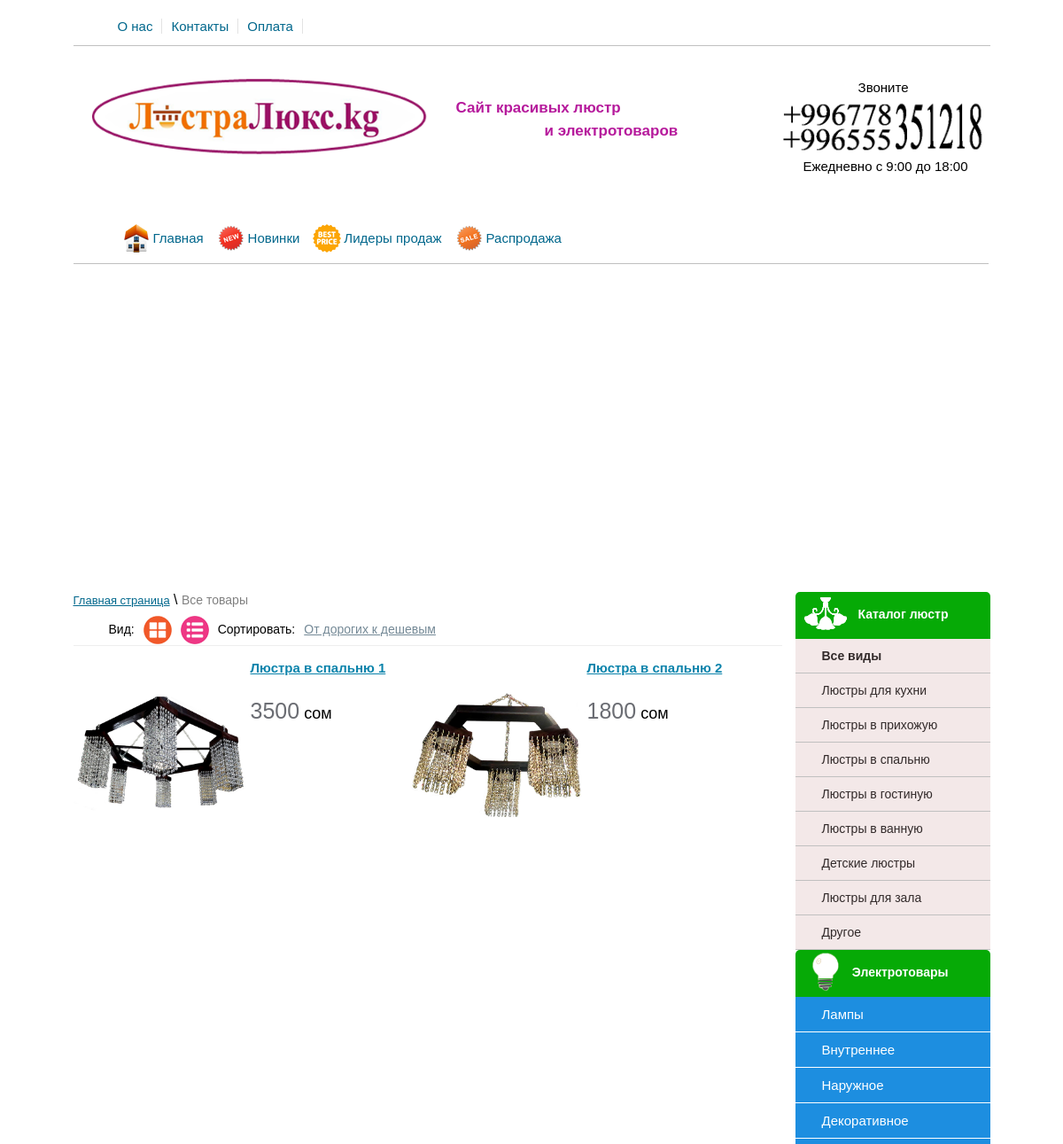
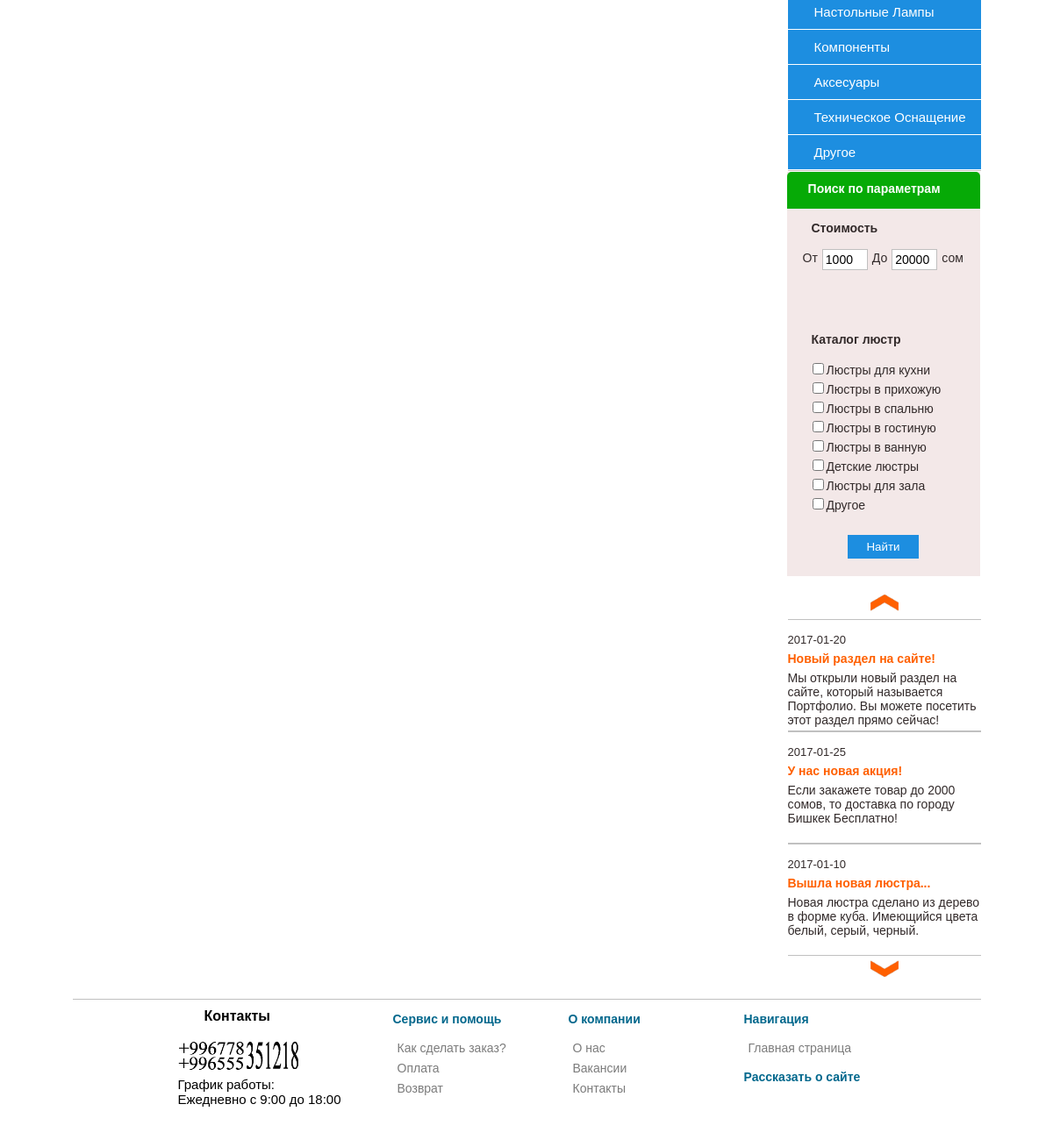
Page /mycatalog.kg/view_cat.php?cat=Люстры в спальню&type=lustra on the committed database (2 pictures, top to bottom).
### tables this page shows
CREATE TABLE `category` (
  `id` int(11) NOT NULL,
  `type` varchar(80) NOT NULL,
  `brand` varchar(80) NOT NULL
);

CREATE TABLE `news` (
  `id` int(11) NOT NULL,
  `title` varchar(255) NOT NULL,
  `text` text NOT NULL,
  `date` date NOT NULL
);

CREATE TABLE `table_products` (
  `product_id` int(11) NOT NULL,
  `title` varchar(255) NOT NULL,
  `price` int(11) NOT NULL,
  `brand` varchar(255) NOT NULL,
  `seo_words` text NOT NULL,
  `seo_description` text NOT NULL,
  `mini_description` text NOT NULL,
  `image` varchar(255) NOT NULL,
  `description` text NOT NULL,
  `mini_features` text NOT NULL,
  `features` text NOT NULL,
  `datetime` datetime NOT NULL,
  `new` int(11) NOT NULL DEFAULT '0',
  `leader` int(11) NOT NULL,
  `sale` int(11) NOT NULL DEFAULT '0',
  `visible` int(11) NOT NULL DEFAULT '0',
  `count` int(11) NOT NULL DEFAULT '0',
  `type_tovara` varchar(255) NOT NULL,
  `brand_id` int(11) NOT NULL,
  `vote` int(11) NOT NULL,
  `votes` float NOT NULL
);

### mycatalog.kg/functions/functions.php (called while the page is built)
<?php
    function clear_string($cl_str)
    {
        $cl_str = strip_tags($cl_str);
        $cl_str = mysql_real_escape_string($cl_str);
        $cl_str = trim($cl_str);
        return $cl_str;
    }
?>

### mycatalog.kg/include/block-category.php (the view, shortened to what this page needs)
<div id="block-category">
<p class="header-title"><img src="/images/lustra2.png" id="img-category"/><span>Каталог люстр</span></p>
<ul>
    <li><a href="view_cat.php?type=lustra"><strong>Все виды</strong></a></li>
    <?php
        $result = mysql_query("SELECT * FROM category WHERE type='lustra'",$link);
        if(mysql_num_rows($result) > 0)
        {
            $row = mysql_fetch_array($result);
                do{
                    echo '
                        <li><a href="view_cat.php?cat='.strtolower($row["brand"]).'&type='.$row["type"].'">'.$row["brand"].'</a></li>
                    ';
                }
                    while ($row = mysql_fetch_array($result));
        }
?>
</ul>
</div>
<div id="block-category2">
        <p class="header-title2"><img src="/images/electrotov.png" id="img-category2"/><span>Электротовары</span></p>
        <ul>
            <li><a id="index1">Лампы</a>
            </li>
            <li><a id="index2">Внутреннее</a>
            </li>
            <li><a id="index3">Наружное</a>
            </li>
            <li><a id="index4">Декоративное</a>
            </li>
            <li><a id="index5">Настольные Лампы</a>
            </li>
            <li><a id="index6">Компоненты</a>
            </li>
            <li><a id="index7">Аксесуары</a>
            </li>
            <li><a id="index8">Техническое Оснащение</a>
            </li>
            <li><a id="index9">Другое</a>
            </li>
        </ul>
</div>

### mycatalog.kg/view_cat.php (shortened to what this page needs)
<?php
    include("include/db_connect.php");
    include("functions/functions.php");
    $cat = clear_string($_GET["cat"]);
    $type = clear_string($_GET["type"]);
 $sorting = $_GET["sort"];
 switch($sorting)
 {
    default:
    $sorting = 'price DESC';
    $sort_name = 'От дорогих к дешевым';
    break;
 }
?>
<!DOCTYPE HTML>
<html>
<head>
    <link href="css/reset.css" rel="stylesheet" type="text/css" />
    <link href="css/style.css" rel="stylesheet" type="text/css" />
    <link href="trackbar/trackbar.css" rel="stylesheet" type="text/css" />
</head>
<body>
<div id="block-body">
<?php
    include("include/block-header.php");
?>
<?php
    include("include/fslider.php");
?>
<div id="block-right">
<?php
    include("include/block-category.php");
?>
<?php
    include("include/block-parameter.php");
?>
<?php
    include("include/block-news.php");
?>
</div>
<div id="block-content">
<?php
        if (!empty($cat) && !empty($type))
        {
            $querycat = "AND brand = '$cat' AND type_tovara = '$type'";
            $catlink = "cat=$cat&";
        }
        $result = mysql_query("SELECT * FROM table_products WHERE visible='1' $querycat ORDER BY $sorting",$link);
        if(mysql_num_rows($result) > 0)
        {
            $row = mysql_fetch_array($result);
    echo '
            <div id="block-sorting">
        <p id="nav-breadcrumbs"><a href="index.php">Главная страница</a> \ <span>Все товары</span></p>
            <ul id="option-list">
                <li>Вид: </li>
                <li><img id="style-grid" src="/images/grid.png"/></li>
                <li><img id="style-list" src="/images/list.png"/></li>
                <li>Сортировать:</li>
                <li><a id="select-sort">'.$sort_name.'</a>
                    <ul id="sorting-list">
                        <li><a href="view_cat.php?'.$catlink.'type='.$type.'&sort=price-asc">От дешевых к дорогим</a></li>
                        <li><a href="view_cat.php?'.$catlink.'type='.$type.'&sort=price-desc">От дорогих к дешевым</a></li>
                        <li><a href="view_cat.php?'.$catlink.'type='.$type.'&sort=popular">Популярное</a></li>
                        <li><a href="view_cat.php?'.$catlink.'&type='.$type.'&sort=news">Новинки</a></li>
                        <li><a href="view_cat.php?'.$catlink.'type='.$type.'&sort=brand">От А до Я</a></li>
                    </ul>
                </li>
            </ul>
    </div>
    <ul id="block-tovar-grid">
    ';
                do
                {
        if($row["image"] != "" && file_exists("./uploads_images/".$row["image"]))
        {
            $img_path = './uploads_images/'.$row["image"];
            $max_width = 200;
            $max_height = 200;
            list($width, $height) = getimagesize($img_path);
            $ratioh = $max_height/$height;
            $ratiow = $max_width/$width;
            $ratio = min($ratioh, $ratiow);
            $width = intval($ratio * $width);
            $height = intval($ratio * $height);
        } else
            {
                $img_path = "/images/no-image.png";
                $width = 110;
                $height = 200;
            }
                    echo'
                    <li>
                        <div class="block-images-grid">
                            <img src="'.$img_path.'" width="'.$width.'" height="'.$height.'"/>
                        </div>
                        <p class="style-title-grid"><a href="view_content.php?id='.$row["product_id"].'">'.$row["title"].'</a></p>
                            <ul class="reviews-and-counts-grid">
                                <li><img src="/images/saw.png"><p>0</p></li>
                                <li><img src="/images/comment.png"><p>0</p></li>
                            </ul>
                                <a class="add-cart-style-grid"></a>
                                    <p class="style-price-grid"><strong>'.$row["price"].'</strong> сом</p>
                            <div class="mini-features">
                                '.$row["mini_features"].'
                            </div>
                    </li>
                    ';
                }
                    while ($row = mysql_fetch_array($result));
        }
        else
        {
           echo '<h3>Категория не создано или не доступна!</h3>';
        }
?>
</ul>
</div>
<?php
    include("include/block-footer.php");
?>
</div>
</body>
</html>

### mycatalog.kg/include/block-parameter.php (shortened to what this page needs)
<div id="block-parameter">
    <p class="header-title3"><span>Поиск по параметрам</span></p>
          <p class="title-filter">Стоимость</p>
        <form method="GET" action="search_filter.php">
            <div id="block-input-price">
                <ul>
                    <li><p>От</p></li>
                    <li><input type="text" id="start-price" name="start_price" value="1000"/></li>
                    <li><p>До</p></li>
                    <li><input type="text" id="end-price" name="end_price" value="20000"/></li>
                    <li><p>сом</p></li>
                </ul>
            </div>
        <div id="blocktrackbar"></div>
            <p class="title-filter">Каталог люстр</p>
                <ul class="checkbox-brand">
                <?php
    $result = mysql_query("SELECT * FROM category WHERE type = 'lustra'",$link);
    if(mysql_num_rows($result) > 0)
    {
        $row = mysql_fetch_array($result);
        do
        {
            $checked_brand = "";
            echo '
                <li><input '.$checked_brand.' type="checkbox" name="brand[]" value="'.$row["id"].'" id="checkbrend'.$row["id"].'"/><label for="checkbrend'.$row["id"].'">'.$row["brand"].'</label></li>
            ';
        }
        while ($row = mysql_fetch_array($result));
    }
?>
                </ul>
            <center><input type="submit" name="submit" id="button-param-search" value="Найти"/></center>
        </form>
</div>

### mycatalog.kg/include/block-news.php
<div id="block-news">
<center><img id="news-prev" src="/images/newsUp.png"/></center>
    <div id="newsticker">
        <ul>
        <?php
    $result = mysql_query("SELECT * FROM news ORDER BY id DESC",$link);
    if(mysql_num_rows($result) > 0)
    {
        $row = mysql_fetch_array($result);
        do
        {
            echo '
                <li>
                <span>'.$row["date"].'</span>
                <a href="">'.$row["title"].'</a>
                <p>'.$row["text"].'</p>
                </li>
            ';
        }
        while ($row = mysql_fetch_array($result));
    }
?>
        </ul>
    </div>
    <center><img id="news-next" src="/images/newsDown.png"/></center>
</div>

### rows in the picture
category: brand "Люстры для кухни"
category: brand "Люстры в прихожую"
category: brand "Люстры в спальню"
category: brand "Люстры в гостиную"
category: brand "Люстры в ванную"
category: brand "Детские люстры"
category: brand "Люстры для зала"
category: brand "Другое"
news: date "2017-01-20", title "Новый раздел на сайте!", text "Мы открыли новый раздел на сайте, который называется Портфолио. Вы можете посетить этот раздел прямо сейчас!"
news: date "2017-01-25", title "У нас новая акция!", text "Если закажете товар до 2000 сомов, то доставка по городу Бишкек Бесплатно!"
news: date "2017-01-10", title "Вышла новая люстра...", text "Новая люстра сделано из дерево в форме куба. Имеющийся цвета белый, серый, черный."
table_products: image (picture), title "Люстра в спальню 1", price "3500"
table_products: image (picture), title "Люстра в спальню 2", price "1800"

### other values in the picture
$sort_name "От дорогих к дешевым"
